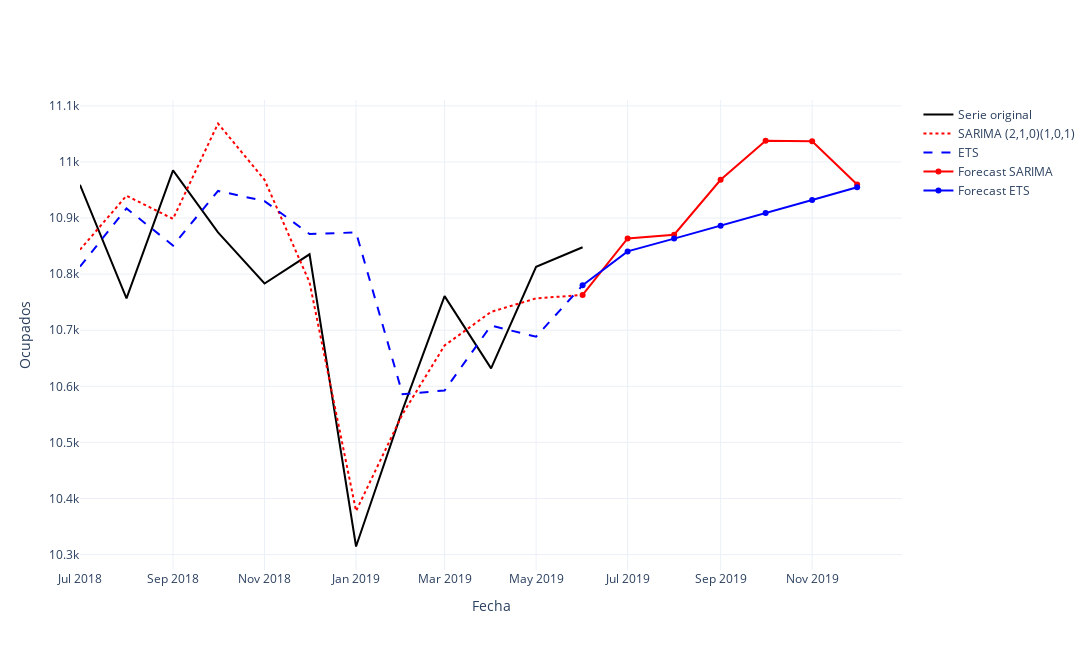

The cell this chart's notebook holds for it:
### Code cell
fitted_arima = pd.Series(model_arima.predict_in_sample(), index=serie.index)
fitted_ets   = pd.Series(ets_model.fittedvalues, index=serie.index)

ultimo_anio = serie.last('12M')

forecast_index = pd.date_range(
    serie.index[-1] + pd.DateOffset(months=1),
    periods=6,
    freq='MS'
)

forecast_arima = pd.Series(model_arima.predict(n_periods=6), index=forecast_index)
forecast_ets   = pd.Series(ets_model.forecast(6), index=forecast_index)

forecast_arima_plot = pd.concat([
    pd.Series([fitted_arima.iloc[-1]], index=[fitted_arima.index[-1]]),
    forecast_arima
])

forecast_ets_plot = pd.concat([
    pd.Series([fitted_ets.iloc[-1]], index=[fitted_ets.index[-1]]),
    forecast_ets
])

serie_plot = pd.concat([
    ultimo_anio,
    pd.Series([ultimo_anio.iloc[-1]], index=[ultimo_anio.index[-1]])
])

fig = go.Figure()

fig.add_trace(go.Scatter(
    x=serie_plot.index,
    y=serie_plot.values,
    mode="lines",
    name="Serie original",
    line=dict(color="black")
))

fig.add_trace(go.Scatter(
    x=fitted_arima.loc[ultimo_anio.index].index,
    y=fitted_arima.loc[ultimo_anio.index].values,
    mode="lines",
    name="SARIMA (2,1,0)(1,0,1)",
    line=dict(color="red", dash="dot")
))

fig.add_trace(go.Scatter(
    x=fitted_ets.loc[ultimo_anio.index].index,
    y=fitted_ets.loc[ultimo_anio.index].values,
    mode="lines",
    name="ETS",
    line=dict(color="blue", dash="dash")
))

fig.add_trace(go.Scatter(
    x=forecast_arima_plot.index,
    y=forecast_arima_plot.values,
    mode="lines+markers",
    name="Forecast SARIMA",
    line=dict(color="red")
))

fig.add_trace(go.Scatter(
    x=forecast_ets_plot.index,
    y=forecast_ets_plot.values,
    mode="lines+markers",
    name="Forecast ETS",
    line=dict(color="blue")
))

fig.update_layout(
    xaxis_title="Fecha",
    yaxis_title="Ocupados",
    template="plotly_white",
    width=1200,
    height=650
)

fig.show()

### Figure 1 — Plotly figure (JSON) as saved in the notebook; plotly's stock layout.template omitted (floating-point values rounded to 4 significant figures)
{"data": [{"line": {"color": "black"}, "mode": "lines", "name": "Serie original", "type": "scatter", "x": ["2018-07-01T00:00:00", "2018-08-01T00:00:00", "2018-09-01T00:00:00", "2018-10-01T00:00:00", "2018-11-01T00:00:00", "2018-12-01T00:00:00", "2019-01-01T00:00:00", "2019-02-01T00:00:00", "2019-03-01T00:00:00", "2019-04-01T00:00:00", "2019-05-01T00:00:00", "2019-06-01T00:00:00", "2019-06-01T00:00:00"], "y": [10960.0, 10760.0, 10980.0, 10870.0, 10780.0, 10840.0, 10310.0, 10560.0, 10760.0, 10630.0, 10813, 10848, 10848]}, {"line": {"color": "red", "dash": "dot"}, "mode": "lines", "name": "SARIMA (2,1,0)(1,0,1)", "type": "scatter", "x": ["2018-07-01T00:00:00", "2018-08-01T00:00:00", "2018-09-01T00:00:00", "2018-10-01T00:00:00", "2018-11-01T00:00:00", "2018-12-01T00:00:00", "2019-01-01T00:00:00", "2019-02-01T00:00:00", "2019-03-01T00:00:00", "2019-04-01T00:00:00", "2019-05-01T00:00:00", "2019-06-01T00:00:00"], "y": [10840.0, 10940.0, 10900.0, 11070.0, 10970.0, 10790.0, 10380.0, 10550.0, 10670.0, 10730.0, 10760.0, 10760.0]}, {"line": {"color": "blue", "dash": "dash"}, "mode": "lines", "name": "ETS", "type": "scatter", "x": ["2018-07-01T00:00:00", "2018-08-01T00:00:00", "2018-09-01T00:00:00", "2018-10-01T00:00:00", "2018-11-01T00:00:00", "2018-12-01T00:00:00", "2019-01-01T00:00:00", "2019-02-01T00:00:00", "2019-03-01T00:00:00", "2019-04-01T00:00:00", "2019-05-01T00:00:00", "2019-06-01T00:00:00"], "y": [10810.0, 10920.0, 10850.0, 10950.0, 10930.0, 10870.0, 10870.0, 10590.0, 10590.0, 10710.0, 10690.0, 10780.0]}, {"line": {"color": "red"}, "mode": "lines+markers", "name": "Forecast SARIMA", "type": "scatter", "x": ["2019-06-01T00:00:00", "2019-07-01T00:00:00", "2019-08-01T00:00:00", "2019-09-01T00:00:00", "2019-10-01T00:00:00", "2019-11-01T00:00:00", "2019-12-01T00:00:00"], "y": [10760.0, 10860.0, 10870.0, 10970.0, 11040.0, 11040.0, 10960.0]}, {"line": {"color": "blue"}, "mode": "lines+markers", "name": "Forecast ETS", "type": "scatter", "x": ["2019-06-01T00:00:00", "2019-07-01T00:00:00", "2019-08-01T00:00:00", "2019-09-01T00:00:00", "2019-10-01T00:00:00", "2019-11-01T00:00:00", "2019-12-01T00:00:00"], "y": [10780.0, 10840.0, 10860.0, 10890.0, 10910.0, 10930.0, 10960.0]}], "layout": {"height": 650, "width": 1200, "xaxis": {"title": {"text": "Fecha"}}, "yaxis": {"title": {"text": "Ocupados"}}}}
